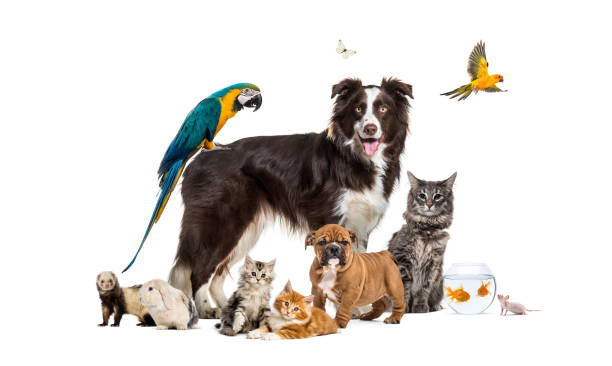
#> input picture Resizing Techniques/img8.jpg, 612 x 366 px, found by its file name
$ jupyter execute --allow-errors SeamCarvingTest.ipynb   (older library calls are emulated)
#> lines starting #> are read from the running program, lines starting #| are printed output that depends on the picture; after the words box and inside, x2 and y2 are one past the last pixel; in counts of white or black regions, pixels touching at a corner belong together
[cell 1]
import matplotlib.pyplot as plt
import numpy as np
import matplotlib.image as mpimg
import pandas as pd
from scipy.ndimage import convolve
import time
from PIL import Image
import os
import ipyplot
import cv2
from transformers import ViTImageProcessor, ViTForImageClassification, TrainingArguments, Trainer
from skimage.feature import hog

[cell 2]
kernel0 = np.array([
                [-1, 0.0, 1],
                [-2, 0.0, 2],
                [-1, 0.0, 1]])
kernel1= np.array([
                [-1,-2,-1],
                [0.0,0.0,0.0],
                [1,2,1]])

def convolve_img(img, kernel):
    return convolve(img, kernel)
def brightness(rgb):
    return np.dot(rgb[...,:3], [0.2989, 0.5870, 0.1140])
def partial_derivative(img):
    grx = convolve_img(img, kernel0)
    gry = convolve_img(img, kernel1)
    return grx, gry
def get_edgeness(img):
    grx, gry = partial_derivative(img)
    edged = [[ 0 for _ in range(len(grx[0]))] for _ in range(len(grx))]
    for i in range(len(grx)):
        for j in range(len(grx[0])):
            edged[i][j] = (abs(grx[i][j])  + abs(gry[i][j]))
    return edged

def least_edgy_ver(edged_img):
    least_e = np.zeros_like(edged_img)
    dirs = np.zeros_like(edged_img)
    for i in range(len(edged_img[0])):
        least_e[-1][i] = edged_img[-1][i]
    m, n = len(edged_img), len(edged_img[0])

    for i in range(m-2,-1,-1):
        for j in range(n):
            j1, j2 = max(0, j-1), min(j+1, n-1)
            min_e = float('inf')
            direction = 0
            for pi,k in enumerate(least_e[i+1][j1:j2+1]):
                if k < min_e:
                    min_e = k
                    direction = pi

            least_e[i][j] = edged_img[i][j] + min_e
            dirs[i][j] = (-1,0,1)[direction + (j==0)]

    return least_e, dirs

def least_edgy_hor(edged_img):
    least_e = np.zeros_like(edged_img)
    dirs = np.zeros_like(edged_img)
    for i in range(len(edged_img)):
        least_e[i][-1] = edged_img[i][-1]
    m, n = len(edged_img), len(edged_img[0])
    for j in range(n-2, -1, -1):
        for i in range(m):
            i1, i2 = max(0, i-1), min(i+1, m-1)
            min_e = float('inf')
            direction = 0
            for pi, k in enumerate(least_e[i1:i2+1,j+1]):
                if k < min_e:
                    min_e = k
                    direction = pi
            least_e[i][j] += edged_img[i][j] + min_e
            dirs[i][j] = (-1,0,1)[direction + (i==0)]
    return least_e, dirs


def get_seam_at_ver(dirs, j):
    m = len(dirs)
    js = [0 for _ in range(m)]
    js[0] = j
    for i in range(1, m):
        js[i] = js[i-1]+dirs[i-1][int(js[i-1])]
    return js

def get_seam_at_hor(dirs, i):
    n = len(dirs[0])
    js = [0 for _ in range(n)]
    js[0] = i
    for j in range(1, n):
        js[j] = js[j-1] + dirs[int(js[j-1])][j-1]

    return js

def rm_path_ver(img, path):
    img = np.array(img)
    n = len(img[0])
    cut_img = img[:, :-1].copy()

    for i, j in enumerate(path):
        j = int(j)
        cut_img[i,:j] = img[i,:j]
        cut_img[i,j:] = img[i,j+1:]

    return cut_img

def rm_path_hor(img, path):
    img = np.array(img)
    m = len(img)
    cut_img = img[:-1, :].copy()
    # print(len(cut_img), len(img))
    for i, j in enumerate(path):
        #i is col and j is row here
        j = int(j)
        cut_img[:j,i] = img[:j,i]
        cut_img[j:,i] = img[j+1:,i]

    return cut_img

# [45 lines of commented-out code are left out]
def recompute_dir_neighbours_ver(seam, dirs, dp, edged_img):
    m = len(dp)
    n = len(dp[0])
    for i in range(len(seam)-2, -1,-1):
        j = int(seam[i])
        if j == 0:
            # If we removed 0 column then we have to update 0 column
            j1, j2 = 0, 1
            min_e = float('inf')
            direction = 0
            for pi,k in enumerate(dp[i+1][j1:j2+1]):
                if k < min_e:
                    min_e = k
                    direction = pi

            dp[i][0] += edged_img[i][0]+min_e
            dirs[i][0] = (0,1)[direction]
        elif j == n:
            j = j-1
            # If we removed n-1 column then we have to update n-1 column
            j1, j2 = j-1, j
            min_e = float('inf')
            direction = 0
            for pi,k in enumerate(dp[i+1][j1:j2+1]):
                if k < min_e:
                    min_e = k
                    direction = pi
            dp[i][j] += edged_img[i][j] + min_e
            dirs[i][j] = (-1, 0)[direction]
        else:
            if j-1>=0:
                j1, j2 = max(0, j-2), min(j, n-1)
                min_e = float('inf')
                direction = 0
                for pi,k in enumerate(dp[i+1][j1:j2+1]):
                    if k < min_e:
                        min_e = k
                        direction = pi
                dp[i][j-1] += edged_img[i][j-1] + min_e
                dirs[i][j-1] = (-1,0,1)[direction + ((j-1)==0)]
            if j<n-1:
                j1, j2 = max(0, j-1), min(j+1, n-1)
                min_e = float('inf')
                direction = 0
                for pi,k in enumerate(dp[i+1][j1:j2+1]):
                    if k < min_e:
                        min_e = k
                        direction = pi
                dp[i][j] += edged_img[i][j] + min_e
                dirs[i][j] = (-1,0,1)[direction + (j==0)]


    return dp, dirs
def recompute_dir_neighbours_hor(seam, dirs, dp, edged):
    m = len(dirs)
    n = len(dirs[0])
    for j in range(len(seam)-2,-1,-1):
        i = int(seam[j])
        if i == 0:
            i1, i2 = 0, 1
            # print(i1, i2, i)
            min_e = float('inf')
            direction = 0
            for pi, k in enumerate(dp[i1:i2+1,j+1]):
                if k < min_e:
                    min_e = k
                    direction = pi
            dp[0][j] += edged[0][j] + min_e
            dirs[0][j] = (0,1)[direction]
        elif i == m:
            i = i-1
            i1, i2 = i-1, i
            min_e = float('inf')
            direction = 0
            for pi, k in enumerate(dp[i1:i2+1,j+1]):
                if k < min_e:
                    min_e = k
                    direction = pi
            dp[i][j] += edged[i][j] + min_e
            dirs[i][j] = (-1,0)[direction]
        else:
            i1, i2 = max(0, i-2), min(i, m-1)
            # print(i1, i2, i)
            min_e = float('inf')
            direction = 0
            for pi, k in enumerate(dp[i1:i2+1,j+1]):
                if k < min_e:
                    min_e = k
                    direction = pi
            dp[i-1][j] += edged[i-1][j] + min_e
            dirs[i-1][j] = (-1,0,1)[direction+((i-1)==0)]
            i1, i2 = max(0, i-1), min(i+1, m-1)
            min_e = float('inf')
            direction = 0
            for pi, k in enumerate(dp[i1:i2+1,j+1]):
                if k < min_e:
                    min_e = k
                    direction = pi
            dp[i][j] += edged[i][j] + min_e
            dirs[i][j] = (-1,0,1)[direction+(i==0)]

    return dp, dirs
def shrink_horizontally(img,edged,imgorg, n):
    new_img = np.copy(img)
    org_img = np.copy(imgorg)
    new_edged = np.copy(edged)
    dp, dirs = least_edgy_ver(edged)
    allDps = []
    for i in range(n):
        col = np.argmin(dp[0])
        seam = get_seam_at_ver(dirs, col)
        new_img = rm_path_ver(new_img, seam)
        org_img = rm_path_ver(org_img, seam)
        dp = rm_path_ver(dp, seam)
        dirs = rm_path_ver(dirs, seam)
        # edged = get_edgeness(new_img)
        new_edged = rm_path_ver(new_edged, seam)
        dp, dirs = recompute_dir_neighbours_ver(seam,dirs,dp,new_edged)
        allDps.append(dp)

    # fig, axes = plt.subplots(4, 2, figsize=(25, 15))
    # axes[0][0].imshow(allDps[10])
    # axes[0][1].imshow(allDps[50])
    # axes[1][0].imshow(allDps[75])
    # axes[1][1].imshow(allDps[100])
    # axes[2][0].imshow(allDps[130])
    # axes[2][1].imshow(allDps[140])
    # axes[3][0].imshow(allDps[160])
    # axes[3][1].imshow(allDps[180])

    return new_img, org_img


def shrink_vertically(img,edged,imgorg, n):
    new_img = np.copy(img)
    org_img = np.copy(imgorg)
    dp, dirs = least_edgy_hor(edged)
    for i in range(n):
        row = np.argmin(dp[:,0])
        seam = get_seam_at_hor(dirs, row)
        new_img = rm_path_hor(new_img, seam)
        org_img = rm_path_hor(org_img, seam)
        dp = rm_path_hor(dp, seam)
        dirs = rm_path_hor(dirs, seam)
        edged = rm_path_hor(edged, seam)
        dp, dirs = recompute_dir_neighbours_hor(seam, dirs, dp, edged)

    return new_img, org_img

[cell 3]
fig, axes = plt.subplots(1, 2, figsize=(25, 15))
axes[0].imshow(kernel0)
axes[1].imshow(kernel1)

[cell 4]
# imgorg = Image.open('../Cars/Original/00010.jpg')
imgorg = Image.open('img8.jpg')
#> imgorg is the input picture: PIL image 612x366 RGB; mean R, G, B 218.7, 214.2, 210.1
imgorg = np.array(imgorg)
print(imgorg.shape)
#| (366, 612, 3)
img = brightness(imgorg)
fig, axes = plt.subplots(2, 2, figsize=(25, 15))
edged = get_edgeness(img)
#> in convolve_img (call 2), `return convolve(img, kernel)`:
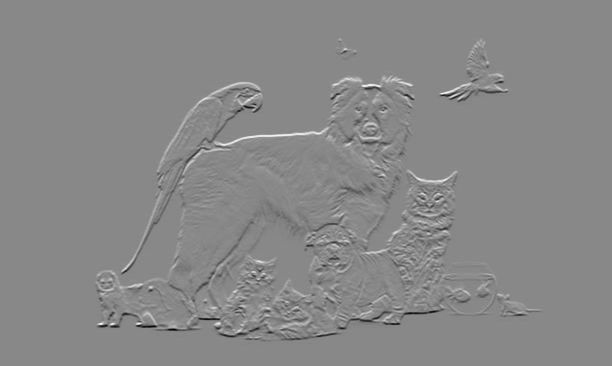
#> returned value: shape (366, 612) float64; min -979.1, max 854.5, mean 0; drawn with min black and max white
#> in get_edgeness, `edged = [[ 0 for _ in range(len(grx[0]))] for _ in range(len(grx))]`: edged = 366 items
#> edged = 366 items
dp1, dirs1 = least_edgy_ver(edged)
#> after the loop in least_edgy_ver, `for i in range(len(edged_img[0])):`:
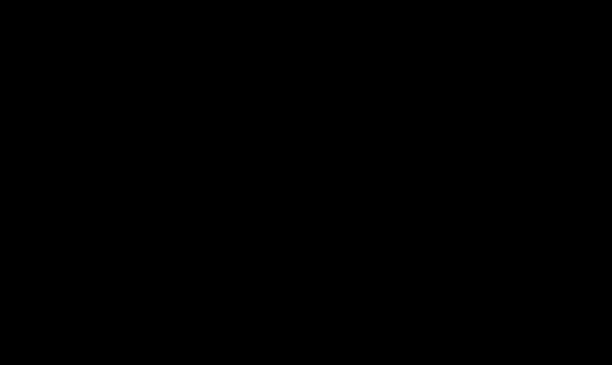
#> least_e: shape (366, 612) float64; values 0 (black) and 5.68e-14 (white), 0.27% white in thin lines or dots, all inside (x1, y1, x2, y2) = (0, 365, 612, 366)
#> in least_edgy_ver, `m, n = len(edged_img), len(edged_img[0])`: m = 366; n = 612
dp2, dirs2 = least_edgy_hor(edged)
#> after the loop in least_edgy_hor, `for i in range(len(edged_img)):`: least_e: shape (366, 612) float64; values 0 (black) and 5.68e-14 (white), 0.16% white in thin lines or dots, all inside (x1, y1, x2, y2) = (611, 0, 612, 366)
#> in least_edgy_hor, `m, n = len(edged_img), len(edged_img[0])`: m = 366; n = 612
axes[0][0].imshow(imgorg)
axes[0][1].imshow(edged)
axes[1][0].imshow(dp1)
axes[1][1].imshow(dirs1)
# [9 lines of commented-out code are left out]

[cell 5]
# [5 lines of commented-out code are left out]
scale = 0.3
horPx = round(img.shape[1] * scale)
#> horPx = 184
verPx = round(img.shape[0] * scale)
#> verPx = 110
# horPx = 330 - 224
# verPx = 330 -224
fig, axes = plt.subplots(1, 2, figsize=(25, 15))
start = time.time()
edged = get_edgeness(img)
img1 = shrink_horizontally(img,edged,imgorg,horPx)
#> the loop in shrink_horizontally, `for i in range(n):` made 184 passes
#> after the loop in shrink_horizontally, `for i in range(n):`:
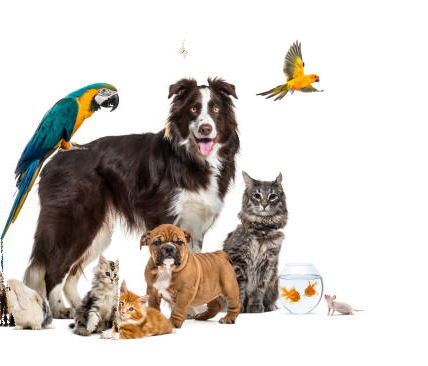
#> org_img: shape (366, 428, 3); mean R, G, B 208.2, 202.6, 197.3
#> after the loop in shrink_horizontally, `for i in range(n):`: allDps = 184 items
edged = get_edgeness(img1[0])
img2 = shrink_vertically(img1[0],edged,img1[1],verPx)
#> after the loop in least_edgy_hor (call 2), `for i in range(len(edged_img)):`:
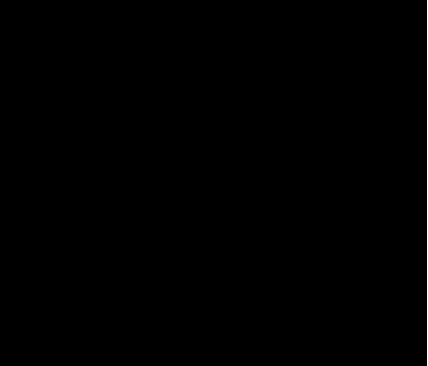
#> least_e: shape (366, 428) float64; values 0 (black) and 5.68e-14 (white), 0.23% white in thin lines or dots, all inside (x1, y1, x2, y2) = (427, 0, 428, 366)
#> in least_edgy_hor (call 2), `m, n = len(edged_img), len(edged_img[0])`: n = 428
#> after the loop in least_edgy_hor (call 2), `for j in range(n-2, -1, -1):`:
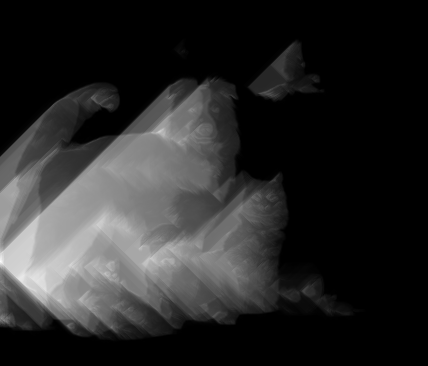
#> least_e: shape (366, 428) float64; min 5.68e-14, max 12988.1, mean 2088.2; drawn with min black and max white
#> the loop in shrink_vertically, `for i in range(n):` made 110 passes
#> pass 1, in rm_path_hor, `cut_img = img[:-1, :].copy()`:
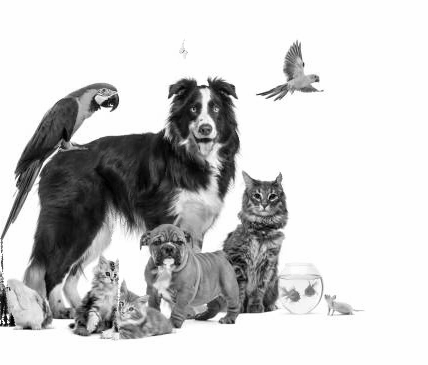
#> cut_img: shape (365, 428) float64; min 0, max 255, mean 203.5
#> after the loop in shrink_vertically, `for i in range(n):`:
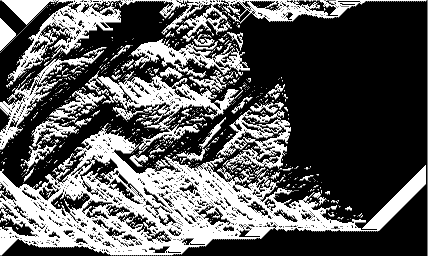
#> dirs: shape (256, 428) float64; min -1, max 1, mean -0.306; drawn with min black and max white
#> after the loop in shrink_vertically, `for i in range(n):`:
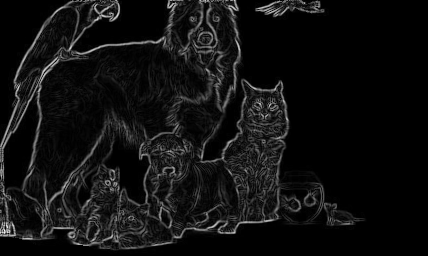
#> edged: shape (256, 428) float64; min 0, max 1361.1, mean 90.6; drawn with min black and max white
#> after the loop in shrink_vertically, `for i in range(n):`:
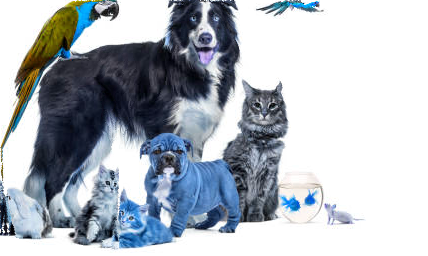
#> org_img: shape (256, 428, 3); mean of channels 0, 1, 2 190.1, 182.3, 175.5; drawn as B, G, R
img_from_array = Image.fromarray(img2[1])
img_from_array.save("new_image.jpg")
axes[0].imshow(img1[1])
axes[1].imshow(img2[1])
end = time.time()
print("It took "+str(round(end - start))+"s to shrink horizontally by "+str(horPx)+"px and vertically by "+str(verPx)+"px")
#| It took 7s to shrink horizontally by 184px and vertically by 110px

[cell 6]
# [17 lines of commented-out code are left out]

#> (a cell that did not finish here is left out)

#> (a cell that did not finish here is left out)

[cell 9]
# Load the grayscale image
image = cv2.imread('img8.jpg', cv2.IMREAD_GRAYSCALE)
#> image: shape (366, 612); min 0, max 255, mean 215.1

# Compute the gradients using Sobel filters
grad_x = cv2.Sobel(image, cv2.CV_64F, 1, 0, ksize=3)  # Gradient along X
grad_y = cv2.Sobel(image, cv2.CV_64F, 0, 1, ksize=3)  # Gradient along Y

# Calculate the gradient magnitude
gradient_magnitude = np.abs(grad_x) + np.abs(grad_y)
# Parameters for HoG
pixels_per_cell = (8, 8)  # Size of the local window
cells_per_block = (1, 1)
orientations = 9  # Number of gradient orientations

# Compute HoG features
hog_features, hog_image = hog(image,
                              orientations=orientations,
                              pixels_per_cell=pixels_per_cell,
                              cells_per_block=cells_per_block,
                              visualize=True,
                              block_norm='L2-Hys')

hog_resized = cv2.resize(hog_image, (image.shape[1], image.shape[0]))

# Calculate the energy function
e_hog = gradient_magnitude / (np.maximum(hog_resized, 1e-5))  # Avoid division by zero
plt.imshow(e_hog)
plt.colorbar()
plt.title('Energy Function eHoG')
plt.show()
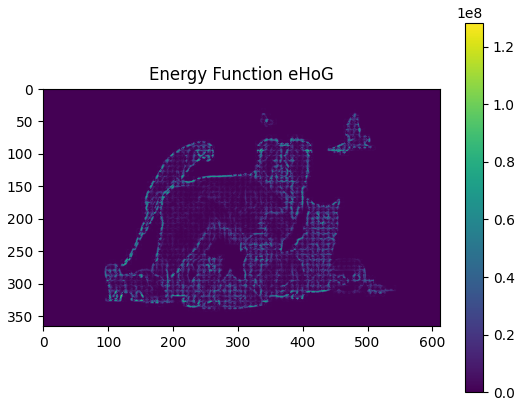
#> figure drawn by matplotlib, 2 panels
